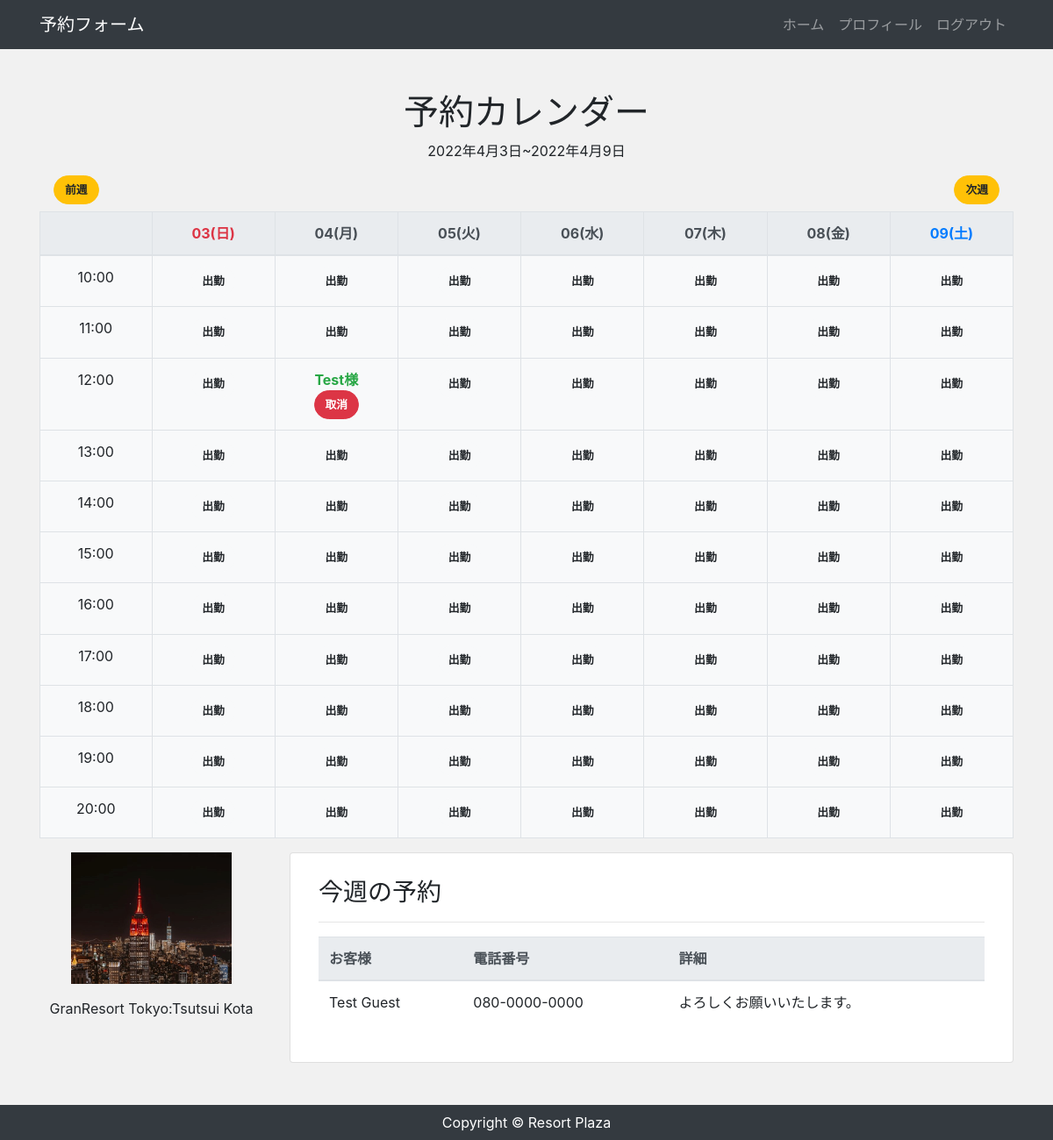
Page /mypage/2022/4/3/ (signed in) on the committed database.
### app/models.py (models this page shows, shortened)
class Booking(models.Model):
    staff = models.ForeignKey(Staff, verbose_name='スタッフ', on_delete=models.CASCADE)
    first_name = models.CharField('姓', max_length=100, null=True, blank=True)
    last_name = models.CharField('名', max_length=100, null=True, blank=True)
    tel = models.CharField('電話番号', max_length=100, null=True, blank=True)
    remarks = models.TextField('備考', default='', blank=True)
    start = models.DateTimeField('開始時間', default=timezone.now)
    end = models.DateTimeField('終了時間', default=timezone.now)

class Staff(models.Model):
    user = models.OneToOneField(CustomUser, verbose_name='スタッフ', on_delete=models.CASCADE)
    store = models.ForeignKey(Store, verbose_name='店舗', on_delete=models.CASCADE)

class Store(models.Model):
    name = models.CharField('店舗', max_length=100)
    address = models.CharField('住所', max_length=100, null=True, blank=True)
    tel = models.CharField('電話番号', max_length=100, null=True, blank=True)
    description = models.TextField('説明', default='', blank=True)
    image = models.ImageField(upload_to='images', verbose_name='イメージ画像', null=True, blank=True)

### accounts/models.py (models this page shows, shortened)
class CustomUser(AbstractBaseUser, PermissionsMixin):
    email = models.EmailField('メールアドレス', unique=True)
    first_name = models.CharField('姓', max_length=30)
    last_name = models.CharField('名', max_length=30)
    description = models.TextField('自己紹介', default="", blank=True)
    image = models.ImageField(upload_to='images', verbose_name='プロフィール画像', null=True, blank=True)
    is_staff = models.BooleanField(
        ("staff status"),
        default=False,
        help_text=("Designates whether the user can log into this admin site."),
    )
    is_active = models.BooleanField(
        ("active"),
        default=True,
        help_text=(
            "Designates whether this user should be treated as active. "
            "Unselect this instead of deleting accounts."
        ),
    )
    objects = UserManager()
    EMAIL_FIELD = "email"
    USERNAME_FIELD = "email"
    REQUIRED_FIELDS = []
    class Meta:
        verbose_name = ("user")
        verbose_name_plural = ("users")

### app/views.py (the view)
# urls.py: path('mypage/<int:year>/<int:month>/<int:day>/', views.MyPageView.as_view(), name='mypage'),
class MyPageView(LoginRequiredMixin, View):
    def get(self, request, *args, **kwargs):
        staff_data = Staff.objects.filter(id=request.user.id).select_related('user').select_related('store')
        staff_data = staff_data[0] if staff_data.exists() else None
        year = self.kwargs.get('year')
        month = self.kwargs.get('month')
        day = self.kwargs.get('day')
        start_date = date(year=year, month=month, day=day)
        days = [start_date + timedelta(days=day) for day in range(7)]
        start_day = days[0]
        end_day = days[-1]
        calendar = {}
        for hour in range(10, 21):
            row = {}
            for day_ in days:
                row[day_] = ''
            calendar[hour] = row
        start_time = make_aware(datetime.combine(start_day, time(hour=10, minute=0, second=0)))
        end_time = make_aware(datetime.combine(end_day, time(hour=20, minute=0, second=0)))
        booking_data = Booking.objects.filter(staff=staff_data).exclude(Q(start__gt=end_time) | Q(end__lt=start_time))
        for booking in booking_data:
            local_time = localtime(booking.start)
            booking_date = local_time.date()
            booking_hour = local_time.hour
            if (booking_hour in calendar) and (booking_date in calendar[booking_hour]):
                calendar[booking_hour][booking_date] = booking.first_name
        return render(request, 'app/mypage.html',{
            'staff_data': staff_data,
            'booking_data': booking_data,
            'calendar': calendar,
            'days': days,
            'start_day': start_day,
            'end_day': end_day,
            'before': days[0] - timedelta(days=7),
            'next': days[-1] + timedelta(days=1),
            'year': year,
            'month': month,
            'day': day,
        })

### app/templates/app/mypage.html (shortened to what this page needs)
{% extends 'app/base.html' %}
{% block content %}
<div class="text-center my-5">
    <div class="mb-3">
        <h1>予約カレンダー</h1>
        <p>{{ start_day }}~{{ end_day }}</p>
    </div>
    <div class="d-flex mb-2">
        <div class="mx-3 mr-auto">
            <a href="{% url 'mypage' before.year before.month before.day %}" class="btn btn-warning">前週</a>
        </div>
        <div class="mx-3">
            <a href="{% url 'mypage' next.year next.month next.day %}" class="btn btn-warning">次週</a>
        </div>
    </div>
    <div class="mb-3">
        <table class="table table-bordered bg-light">
            <thead class="thead-light">
                <tr>
                    <th></th>
                    {% for day in days %}
                        {% if day.weekday == 5 %}
                            <th scope="col" class="text text-primary">{{ day | date:'d(D)' }}</th>
                        {% elif day.weekday == 6 %}
                            <th scope="col" class="text text-danger">{{ day | date:'d(D)' }}</th>
                        {% else %}
                            <th scope="col">{{ day | date:'d(D)' }}</th>
                        {% endif %}
                    {% endfor %}
                </tr>
            </thead>
            <tbody>
                {% for booking_hour, booking_date in calendar.items %}
                    <tr>
                        <td scope="row">{{ booking_hour }}:00</td>
                        {% for datetime, book in booking_date.items %}
                        <td>
                            {% if book == '' %}
                                <form method="POST" action="{% url 'holiday' datetime.year datetime.month datetime.day booking_hour %}">
                                    <button class="btn btn-light" type="submit">出勤</button>
                                </form>
                            {% else %}
                                {% if book == None %}
                                    <p class="mb-0">休み</p>
                                {% else %}
                                    <p class="mb-0 font-weight-bold text-success">{{ book }}様</p>
                                {% endif %}
                                <form method="POST" action="{% url 'delete' datetime.year datetime.month datetime.day booking_hour %}">
                                    <button class="btn btn-danger" type="submit">取消</button>
                                </form>
                            {% endif %}
                        </td>
                        {% endfor %}
                    </tr>
                {% endfor %}
            </tbody>
        </table>
    </div>
    <div class="row">
        <div class="col-md-3 mb-4 text-center mypage">
            {% if staff_data.user.image %}
            <img src="{{ staff_data.user.image.url }}" alt="" class="mb-3 img-fluid">
            {% endif %}
            <p>{{ staff_data.store.name }}:{{ request.user.first_name }} {{ request.user.last_name }}</p>
        </div>
        <div class="col-md-9 md-4">
            <div class="card">
                <div class="card-body px-2 py-1">
                    <div class="p-4 text-left">
                        <h3>今週の予約</h3>
                        <hr>
                        <table class="table">
                           <thead class="thead-light">
                               <tr>
                                   <th>お客様</th>
                                   <th>電話番号</th>
                                   <th>詳細</th>
                               </tr>
                           </thead>
                           <tbody>
                               {% for booking in booking_data %}
                                   {% if booking.first_name != None %}
                                       <tr>
                                           <td>{{ booking.first_name }} {{ booking.last_name }}</td>
                                           <td>{{ booking.tel }}</td>
                                           <td>{{ booking.remarks }}</td>
                                       </tr>
                                   {% endif %}
                               {% endfor %}
                           </tbody>
                        </table>
                    </div>
                </div>
            </div>
        </div>
    </div>
</div>
{% endblock %}

### app/static/css/style.css (style rules this page uses)
* { margin: 0; padding: 0; box-sizing: border-box; }
body { background: #F1F1F1; display: flex; flex-flow: column; min-height: 100vh; }
.btn { font-size: 80%; border-radius: 5rem; font-weight: bold; }
.card-body { padding: 2rem; }
.mypage img { height: 150px; object-fit: contain; }

### rows in the picture
Booking: booking_date "Test", first_name "Test", last_name "Guest", tel "080-0000-0000", remarks "よろしくお願いいたします。"
Staff: user.image (picture), store.name "GranResort Tokyo"
CustomUser: user.first_name "Tsutsui", user.last_name "Kota"

### other values in the picture
{{ start_day }} "2022年4月3日"
{{ end_day }} "2022年4月9日"
{{ day | date:'d(D)' }} "03(日)"
{{ day | date:'d(D)' }} "04(月)" "05(火)" "06(水)" "07(木)" "08(金)"
{{ day | date:'d(D)' }} "09(土)"
{{ booking_hour }} "10" "11" "12" "13" "14" "15" "16" "17" "18" "19" "20"
